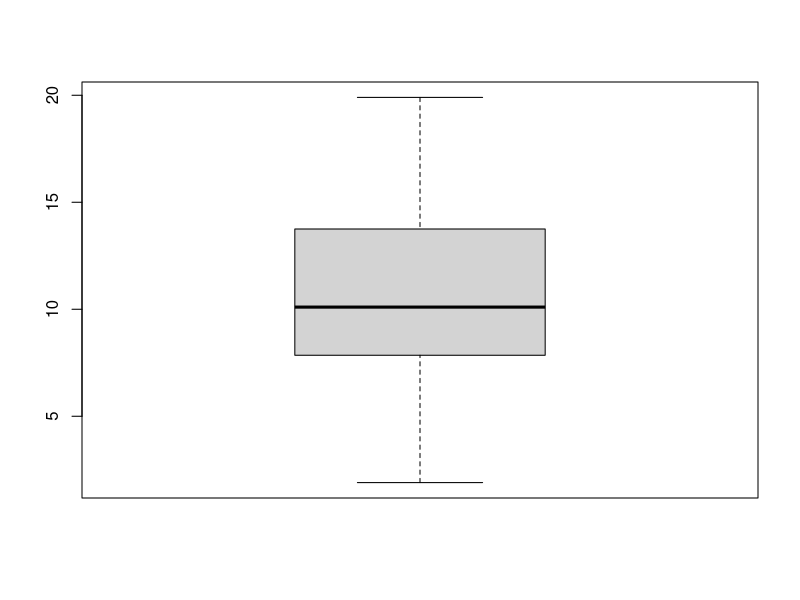
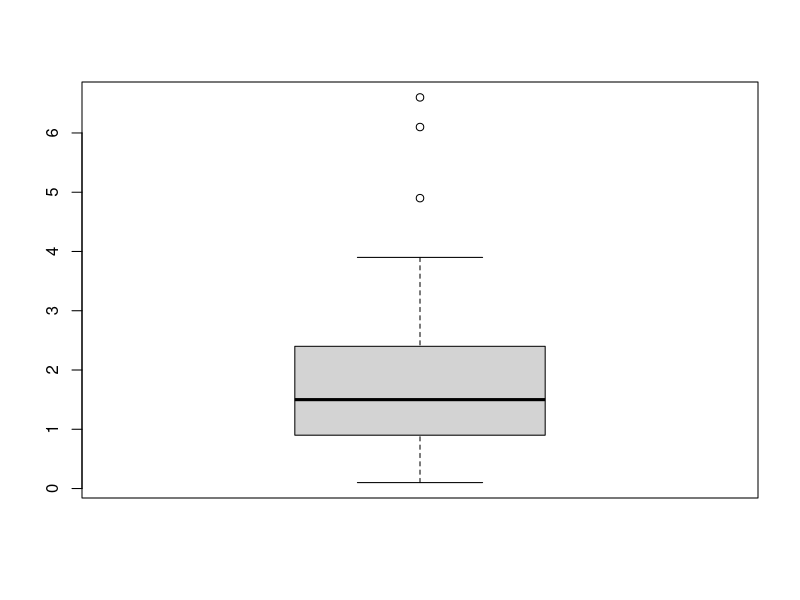
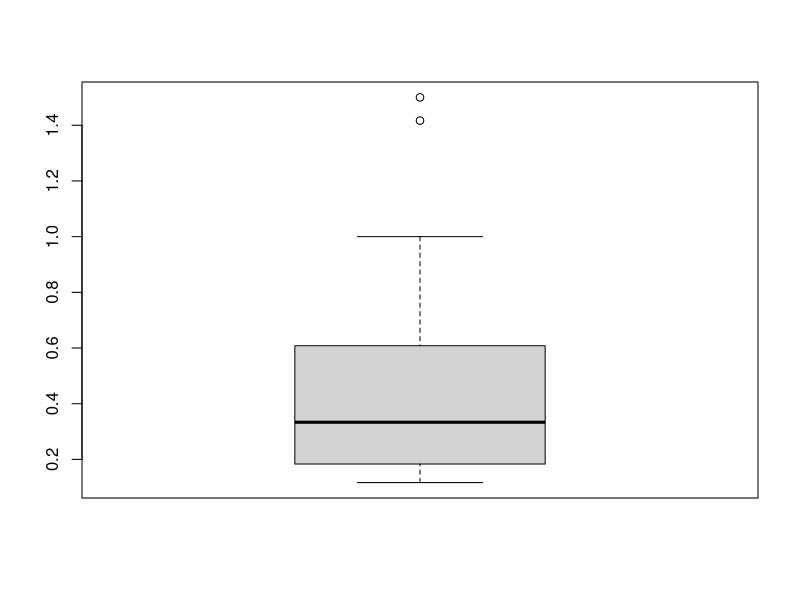
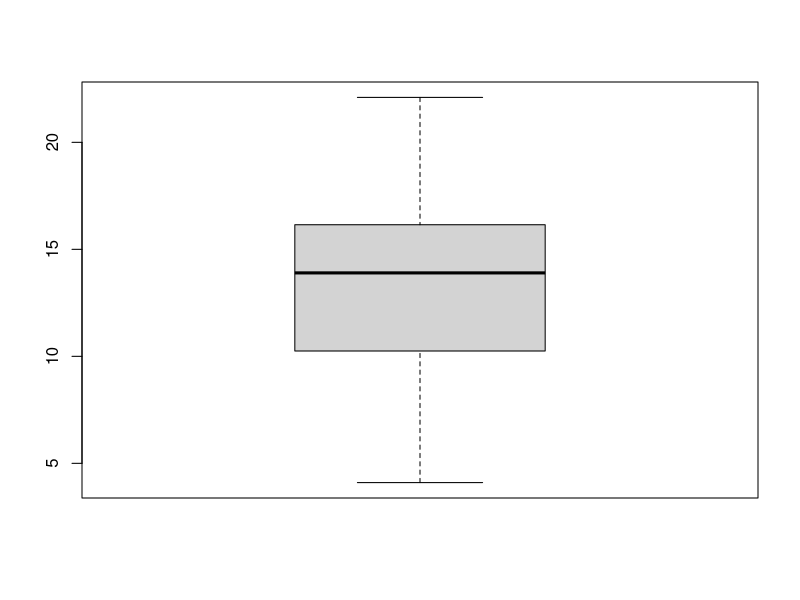
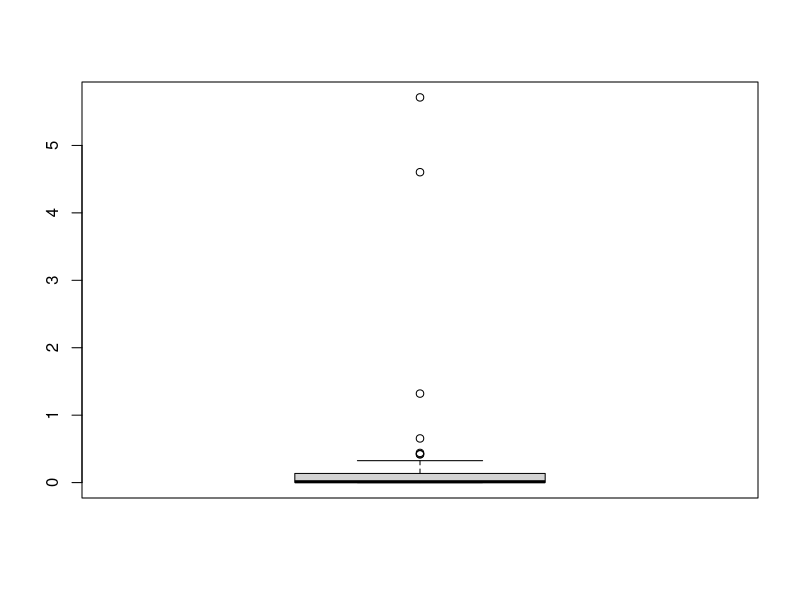
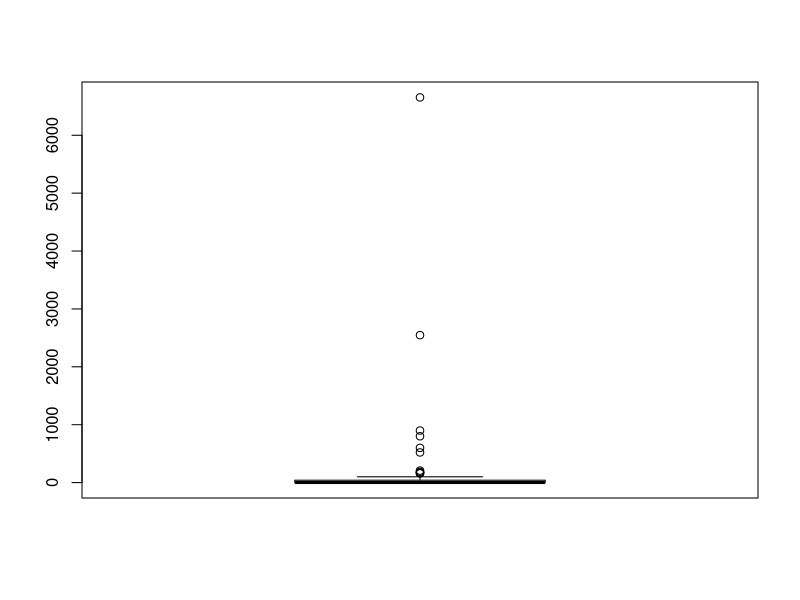
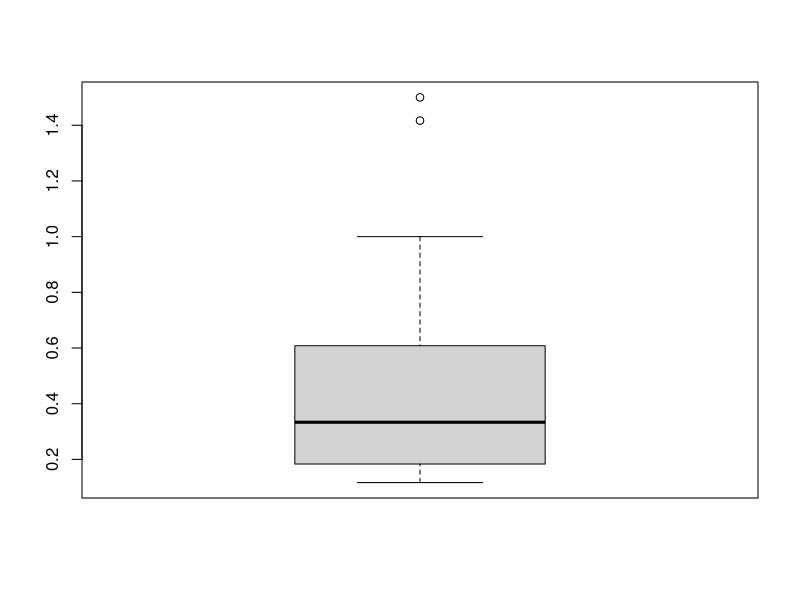
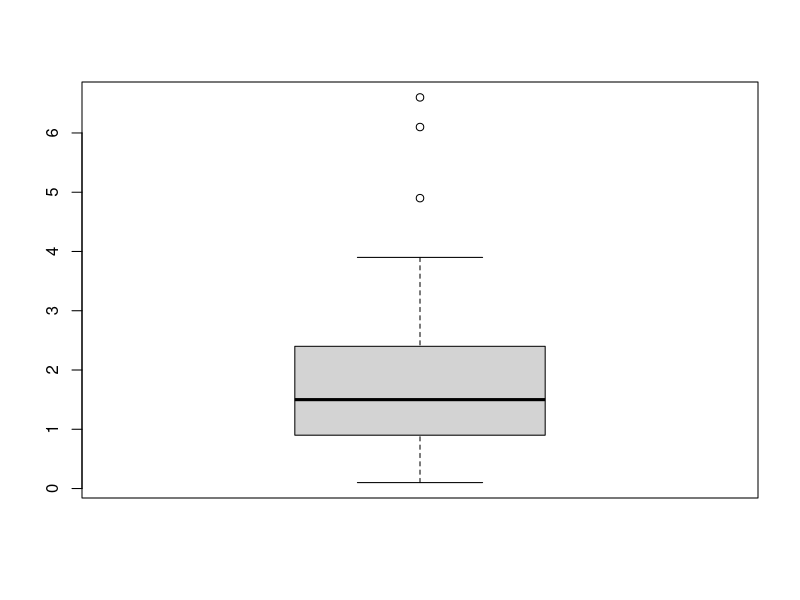

R code for these plots, in order:
#1.1 ggplot2 패키지 안에 있는 실습데이터 msleep를 df_ms라는 이름의 데이터 프레임 형태로 불러오세요.

#data frame 형태로 저장
#패키지의 namespace로 접근한다.
df_ms <- as.data.frame(ggplot2::msleep)
df_ms

#1.2 msleep의 도움말(매뉴얼)을 살펴보세요. 데이터와 각 변수에 대한 설명을 보고 
    #정리해서 간단히 주석으로 남기도록 하세요.
    #(참고로 ggplot2패키지를 로드하지 않았다는 가정 하에 진행하세요).

?msleep

#표유류의 수면 데이터셋의 확장, 업데이트버전
#표유류별 이름, 육식-초식-잡식인지, 생물 분류시 사용되는 목과
#동물의 보존 상태, 시간단위의 총 수면시간, 렘수면 시간, 수면 사이클과 깨는데 걸리는 시간,
#키로그램 단위의 뇌 용량과 몸무게 등에 대한 정보를 가지고 있다.


#1.3 데이터 파악하기에서 배운 모든 함수를 사용해서 데이터를 파악하세요. 
    #이때 출력된 결과를 보고 파악 한 내용을 간단히 주석으로 남기도록 하세요.
    #특히 데이터 내부구조를 반드시 확인하여 기재하세요.

#get first part of object
#?head
head(df_ms, n = 5)
#데이터셋 상단 5개의 데이터에는 치타부터 소의 데이터가 있는데, 
#Owl monkey의 보존상태는 결측되어있다.
#상위 치타부터 Mountain beaver의 수면사이클 데이터는 결측되어있으며
#치타의 렘수면 시간, 뇌용량 그리고 Mountain beaver의 뇌용량이 결측되어있다.

#get last part of object
#?tail
tail(df_ms, n = 5)
#하위 5개 데이터는 보존상태가 모두 결측되어있다.
#Bottle-nosed dolphin은 램수면, 수면싸이클, 뇌용량 데이터가 결측,
#Genet은 수면사이클 데이터가 결측,
#Arctic fox는 렘수면과 수면사이클 데이터가 결측되어있다.

#get or set dataset names
#?names
names(df_ms)
#dataframe의 column 값을 알려준다.  총 11개의 칼럼값이 있다.

#display dataset internal structure
#?str
#dataframe의 내부 구조를 알려준다. 11개의 변수(column)과 83개의 객체가 있다.
#column별로 어떤 type의 데이터가 있고, 어떤 값이 들어있는지 보여준다.
str(df_ms)

#get dataset data dimension
#?dim
dim(df_ms)
#dataframe을 위한 메서드 중 하나로
#행의 갯수와 열의 개수를 리턴한다.
#83개의 객체가 있으며 각각 11개의 속성을 가진다.

#get object summaries
#?summary
summary(df_ms)
#각 속성별로 요약데이터를 얻을 수 있다.
#몸무게데이터, 뇌용량 데이터의 최소값과 최대값 차이가 크며.
#특히 수면사이클 결측치가 전체 데이터83개의 절반 이상이다.

#2.1 모든 변수에 대하여 각각 결측치가 있는 변수인지 확인하세요.

#table(is.na(df_ms))
#names(df_ms)
table(is.na(df_ms$name))
table(is.na(df_ms$genus))
table(is.na(df_ms$vore))
table(is.na(df_ms$order))
table(is.na(df_ms$conservation))
table(is.na(df_ms$sleep_total))
table(is.na(df_ms$sleep_rem))
table(is.na(df_ms$sleep_cycle))
table(is.na(df_ms$awake))
table(is.na(df_ms$brainwt))
table(is.na(df_ms$bodywt))

#2.2 변수의 데이터타입이 문자열(chr)로 되어 있는 변수 중에 결측치가 있는
    #변수에 대해서 결측치들을 “Unknown”으로 변환하세요.

#summary(df_ms)
#name, genus, vore, order, conservation

# 칼럼값에 대해 결측치를 Unknown으로 바꾸하는 사용자 정의 함수
# 사용자 정의함수 배웠으니, 사용하겠습니다.
fnc_na_to_unknown <- function(origin) {
	changed <- ifelse(is.na(origin), "Unknown", origin)
	return(changed)
}

df_ms$name <- fnc_na_to_unknown(df_ms$name)
df_ms$genus <- fnc_na_to_unknown(df_ms$genus)
df_ms$vore <- fnc_na_to_unknown(df_ms$vore)
df_ms$order <- fnc_na_to_unknown(df_ms$order)
df_ms$conservation <- fnc_na_to_unknown(df_ms$conservation)

table(is.na(df_ms$name))
table(is.na(df_ms$genus))
table(is.na(df_ms$vore))
table(is.na(df_ms$order))
table(is.na(df_ms$conservation))


#2.3 극단치가 있는지 확인이 필요한 모든 변수에 대해 각각 극단치를 확인하세요.

#sleep_total, sleep_rem, sleep_cycle, awake, brainwt, bodywt
#위 변수들은 numeric이므로 극단치 확인
#boxplot으로 극단치 확인

library(ggplot2)
boxplot(df_ms$sleep_total)#x
boxplot(df_ms$sleep_rem)#존재
boxplot(df_ms$sleep_cycle)#존재
boxplot(df_ms$awake)#x
boxplot(df_ms$brainwt)#존재
boxplot(df_ms$bodywt)#존재

#2.4 극단치가 있는 변수 중 무게(wt)와 관련된 변수는 이 결측치 작업을 할 필요가 없습니다.
    #나머지 극단치가 있는 변수에 대해서 결측치 처리를 한 뒤, 결측치의 수를 확인하세요.

#sleep_cycle, sleep_rem
#결측치 처리 사용자 정의 함수
#boxplot->stats 사용
fnc_extreme_to_na <- function(variable){
	list_boxplot_stats <- boxplot(variable)$stats
	value_min <- list_boxplot_stats[1, ]
	value_max <- list_boxplot_stats[5, ]
	variable <- ifelse(
				 variable < value_min | variable > value_max,
				 NA, variable)
	return(variable)
}

df_ms$sleep_cycle <- fnc_extreme_to_na(df_ms$sleep_cycle)
table(is.na(df_ms$sleep_cycle))

df_ms$sleep_rem <- fnc_extreme_to_na(df_ms$sleep_rem)
table(is.na(df_ms$sleep_rem))

#극단치를 벗어난 값들이 결측치화되었다.

#3.1 총수면량에서 렘(rem)수면량을 제외한 비렘수면량(sleep_nonrem)을 파생변수로 만들어 보세요.

#sleep_total은 결측치 없으므로, ifelse로 sleep_rem에만 결측치인지 확인.
#table(is.na(df_ms$sleep_total))
#table(is.na(df_ms$sleep_rem))

library(dplyr)

#mutate사용해 파생변수 생성
df_ms <- df_ms %>%
	mutate(sleep_nonrem = ifelse(
			is.na(df_ms$sleep_rem),
			NA,
			df_ms$sleep_total - df_ms$sleep_rem)
	)

#df_ms

#3.2 총수면량과 렘(rem)수면량, 비렘수면량에 대해서 분 단위(in hours to minutes)로
    #계산된 파생변수를 각각 만들어 보세요.(기존 변수명 뒤에 '_min'을 붙이세요).
    #시간 단위로 되어 있는 변수를 분 단 위 변수로 변경할 때 수식에 유의하도록 하세요

#sleep_rem_min 
#table(is.na(df_ms$sleep_total))
#table(is.na(df_ms$sleep_rem))
#table(is.na(df_ms$sleep_nonrem))
#시간 -> 분단위 변환 = 시간 * 60

df_ms <- df_ms %>% 
	mutate(sleep_total_min = ifelse(
			is.na(df_ms$sleep_total),
			NA,
			df_ms$sleep_total * 60)
	) %>% 
	mutate(sleep_rem_min = ifelse(
			is.na(df_ms$sleep_rem),
			NA,
			df_ms$sleep_rem * 60)
	) %>%
	mutate(sleep_nonrem_min = ifelse(
			is.na(df_ms$sleep_nonrem),
			NA,
			df_ms$sleep_nonrem * 60)
	)

#names(df_ms)

#4.1 식성 구분(육/잡/초/충/모름)이 들어 있는 변수의 각 식성별 빈도수를 빈도표로 확인해보세요.

#table함수는 빈도표생성
table(df_ms$vore)

#4.2 잡식동물(omni)의 총수면량(분 단위), 렘수면량(분 단위), 비렘수면량(분 단위)을 
	#내장함수를 사용하는 방법과 dplyr 패키지 방식을 각각 사용하여 추출해보세요

df_ms[df_ms$vore == "omni",][c("sleep_total_min",
							   "sleep_rem_min",
							   "sleep_nonrem_min")]


df_ms %>%
	filter(vore == "omni") %>%
	select(sleep_total_min, sleep_rem_min, sleep_nonrem_min)

#4.3 식성 구분(육/잡/초/충/모름)별로 총수면량(시간 단위)의 평균을 
    #내장함수를 사용하는 방법과 dplyr 패키지 방식을 각각 사용하여 구해보세요.

#sleep_total 결측치 없음.
#mean 함수를 통해 평균값 계산

mean(df_ms[df_ms$vore == "carni", "sleep_total"])
mean(df_ms[df_ms$vore == "omni", "sleep_total"])
mean(df_ms[df_ms$vore == "herbi", "sleep_total"])
mean(df_ms[df_ms$vore == "insecti", "sleep_total"])
mean(df_ms[df_ms$vore == "Unknown", "sleep_total"])

#dplyr::summarise함수를 통해 계산
df_ms %>%
	group_by(vore) %>%
	summarise(mean_sleep_total = mean(sleep_total))

#4.4 식성 구분(육/잡/초/충/모름)별 총수면량(분 단위)을 막대그래프로 나타내보세요. 
    #이때 막대그래프는 평균이 높은 순으로 보여지게 하세요.

#따로 데이터프레임을 정의해서 사용할수도 있지만, 
#메모리 상에 굳이 남아있을 필요가 없을 것 같아 확인만하고, ggplot에 바로 넣어주겠습니다.
#df_ms %>%
#		group_by(vore) %>%
#		summarise(mean_sleep_total_min = mean(sleep_total_min))

ggplot(
	data = df_ms %>%
		group_by(vore) %>%
		summarise(mean_sleep_total_min = mean(sleep_total_min)),
	aes(x = reorder(vore, -mean_sleep_total_min),
		y = mean_sleep_total_min)
	) + geom_col()


#5.1 아래의 표는 멸종 위협에 대해서 High와 Low, Non으로 구분한 표입니다.
    #red_list라는 이름의 데 이터 프레임으로 만들어보세요.

red_list <- data.frame(
				conservation = c("en", "vu", "nt", "cd", "lc", "domesticated"),
				risk = c("high", "high", "low", "low", "low", "non")
)

#red_list
#class(red_list)

#5.2 red_list 데이터 프레임을 활용하여 df_ms 데이터에 risk 라는 변수가 오른쪽에 파생변수로 추가 되도록 하세요.

#df_ms 데이터 사라지지않게 left_join사용
df_ms <- left_join(df_ms, red_list, by = "conservation")
df_ms

#5.3 멸종 위기 수준(high/low/non)에 따라 깨어있는 시간의 평균, 중앙값, 최소값, 최대값, 빈도를 구해보세요.

#결측치확인
#table(is.na(df_ms$awake))

df_ms %>%
	filter(!is.na(risk)) %>%
	group_by(risk) %>%
	summarise(mean_awake = mean(awake),
			  median_awake = median(awake), 
			  min_awake = min(awake), 
			  max_awake = max(awake), 
			  cnt = n(),
	)

#5.4 멸종 위기 수준(high/low/non)에 따라 렘수면(분 단위)의 평균, 중앙값, 최소값, 최대값, 빈도를 구해보세요.

#결측치확인
#table(is.na(df_ms$sleep_rem_min))

#결측치 존재하므로, na.rm = TRUE로 통계
df_ms %>%
	filter(!is.na(risk)) %>%
	group_by(risk) %>%
	summarise(mean_rem_min = mean(sleep_rem_min, na.rm = TRUE),
			  median_rem_min = median(sleep_rem_min, na.rm = TRUE),
			  min_rem_min = min(sleep_rem_min, na.rm = TRUE),
			  max_rem_min = max(sleep_rem_min, na.rm = TRUE),
			  cnt = n(),
	)

#6.1 가축(domesticated)만 추출해서 몸무게(x축)와 뇌 무게(y축)를 산점도로 나타내보세요.

#filter by conservation == "domesticated"
#select only bodywt, brainwt

#using geom_point, x = bodywt, y = brainwt
ggplot(data = df_ms %>%
	filter(conservation == "domesticated") %>%
	select (bodywt, brainwt), 
	aes(x = bodywt, y = brainwt)
	) + geom_point()


#6.2 몸무게 중 뇌 무게의 백분율을 나타내는 brain_ratio 라는 파생변수를 만들어보세요.
    #백분율에 유 의하세요. 이때, 소수점 아래 두자리까지 표시되도록 반올림하세요.

#define function to get brain ratio
get_brain_ratio <- function(brainwt, bodywt) {
	return (round((brainwt / bodywt) * 100, digit = 2))
}

df_ms <- df_ms %>%
	mutate(brain_ratio = get_brain_ratio(brainwt, bodywt))

#7.1 제공된 mammal_theria CSV파일을 불러오세요. 
    #(변수명 일부가 깨져서 나온다면 fileEncoding="UTF-8-BOM" 파라미터를 설정하세요.)
#header = TRUE옵션 지정.
df_mth <- read.csv("mammal_theria.csv", header = TRUE)

#7.2 df_ms 데이터에 두 분류 칼럼 theria_main와 theria_sub이 오른쪽에 파생변수로 추가되도록 하세요.

#table(is.na(df_ms$order))
#결측치 없으므로, inner_join 써도되나, order를 key값으로 join
df_ms <- left_join(df_ms, df_mth, by = "order")

#7.3 로라시아상목(Laurasiatheria)과 영장상목(Euarchontoglires)만 추출하여 
    #가장 많은 분류명(order) 을 5개 출력하세요. 
    #이때 상위 5위부터 상위 1위까지 순서로 보여지도록 하세요.

#filter로 조건에 맞는 행 추출, order로 groupby이후, n()으로 groupby함수로 묶인 항목별 갯수 생성, -cnt로 오름차순 정렬 후, 하위5위부터 1위까지 출력 
df_ms %>%
	filter(theria_sub == "Laurasiatheria" |
		   theria_sub == "Euarchontoglires") %>%
	group_by(order) %>%
	summarise(cnt = n()) %>%
	arrange(cnt) %>%
	tail(n = 5)

#8.1 총수면량(시간 단위)을 아래와 같이 구분하는 sleep_grade 변수를 추가하세요. 
    #각각 몇 동물씩 있는지 빈도표를 확인해보세요.

df_ms <- df_ms %>%
	mutate(sleep_grade = 
			ifelse(df_ms$sleep_total >= 15, "A",
			ifelse(df_ms$sleep_total >= 10, "B", 
			ifelse(df_ms$sleep_total >= 5, "C",
				"D")
				)
			)
	)

#table함수로 빈도표 확인
table(df_ms$sleep_grade)

#8.2 총수면량 중 비렘수면의 백분율을 나타내는 nonrem_ratio 라는 파생변수를 
    #dplyr 사용하여 만들어보세요.

#table(is.na(df_ms$sleep_nonrem))
#table(is.na(df_ms$sleep_total))

#비렘수면 백분율 계산하는 사용자정의함수
get_nonrem_ratio <- function(sleep_total, sleep_nonrem) {
	return((sleep_nonrem / sleep_total) * 100)
}

#sleep_nonrem 결측치 존재하므로, ifelse사용
df_ms <- df_ms %>%
	mutate(nonrem_ratio =
			ifelse(is.na(df_ms$sleep_nonrem),
				NA,
				get_nonrem_ratio(df_ms$sleep_total, df_ms$sleep_nonrem)
				)
	)

#8.3 수면량 등급별 비렘수면 백분율을 막대그래프로 나타내보세요. 
    #이때 막대그래프는 평균이 낮은 순으로 보여지게 하세요.

#?geom_col()
#table(is.na(df_ms$nonrem_ratio))
#상동의 사유로 ggplot2 내부에서 만들어주겠습니다.
#group_by sleep_grade해서 nonrem_ration를 mean_nonrem으로 구한다.
#df_ms %>%
#		group_by(sleep_grade) %>%
#		summarise(mean_nonrem = mean(nonrem_ratio, na.rm = TRUE))

ggplot(
	data = df_ms %>%
		group_by(sleep_grade) %>%
		summarise(mean_nonrem = mean(nonrem_ratio, na.rm = TRUE)),
	aes(x = reorder(sleep_grade, mean_nonrem),
		y = mean_nonrem)) + geom_col()

#8.4 식성 구분(육/잡/초/충/모름)별 비렘수면 백분율을 막대그래프로 나타내보세요. 
    #이때 막대그래프 는 평균이 낮은 순으로 보여지게 하세요.
#names(df_ms)
#상동의 사유로 ggplot2 내부에서 만들어주겠습니다.
#	data = df_ms %>%
#		group_by(vore) %>%
#		summarise(mean_nonrem = mean(nonrem_ratio, na.rm = TRUE)),

ggplot(
	data = df_ms %>%
		group_by(vore) %>%
		summarise(mean_nonrem = mean(nonrem_ratio, na.rm = TRUE)),
	aes(x = reorder(vore, mean_nonrem),
		y = mean_nonrem)) + geom_col()

#9.1 사람(Human)의 뇌무게 백분율을 확인하여 human_brainwt 이라는 변수에 할당하세요. 
    #이때 숫자를 직접입력하는 방식을 사용하지 말고 해당하는 값이 할당되도록 하세요.

#names(df_ms)
human_brainwt <- c(df_ms[df_ms$name == "Human",]["brain_ratio"])
human_brainwt

#9.2 human_brainwt보다 뇌무게 백분율이 높은 그룹을 "High", 낮은 그룹을 "Low", 
#기준이되는 사람과 같은 값은 "Human" 이라고 판별한 brain_grade 라는 변수를 만들어서
#해당 변수별로 총수면량(시 간 단위)의 최소값, 중앙값, 평균, 최대값, 빈도를 출력하세요.

df_ms <- df_ms %>%
	mutate(brain_grade =
				ifelse(is.na(df_ms$brain_ratio), NA,
					ifelse(df_ms$brain_ratio > human_brainwt, "High",
						ifelse(df_ms$brain_ratio == human_brainwt, "Human",
							"Low")))
)

df_ms %>%
	filter(!is.na(brain_grade)) %>%
	group_by(brain_grade) %>%
	select(sleep_total) %>%
	summarise(
			min_sleep_total = min(sleep_total),
			median_sleep_total = median(sleep_total),
			mean_sleep_total = mean(sleep_total),
			max_sleep_total = max(sleep_total),
			cnt = n())

detach("package:ggplot2", unload = TRUE)
detach("package:dplyr", unload = TRUE)
